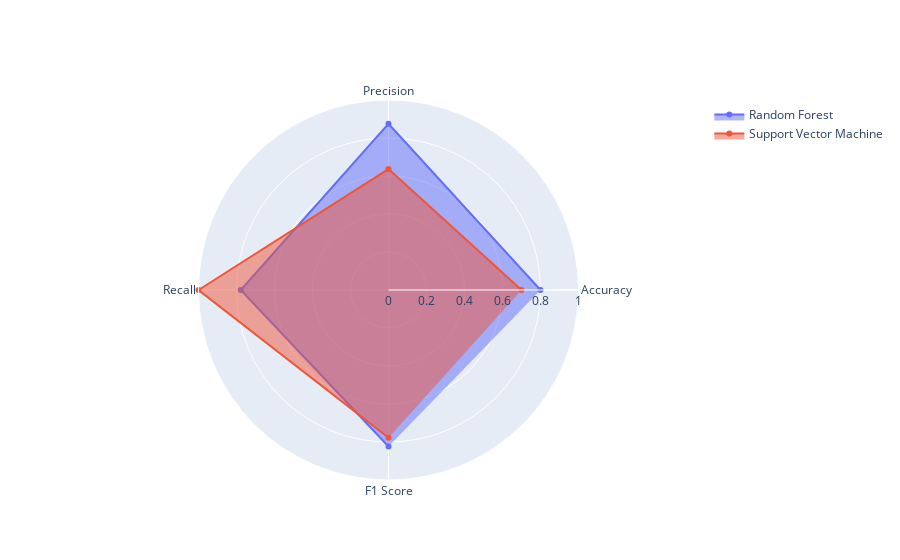

The code cell stored with this chart in its notebook:
### Code cell
import pandas as pd
import plotly.graph_objects as go
from sklearn.metrics import accuracy_score, precision_score, recall_score, f1_score
from sklearn.model_selection import train_test_split
from sklearn.ensemble import RandomForestClassifier
from sklearn.svm import SVC
from sklearn.feature_extraction.text import CountVectorizer, TfidfVectorizer

# Load the CSV file into a pandas DataFrame
data = pd.read_csv('C:\\Users\\beaud\\Downloads\\syr\\IST736\\players_with_busts3.csv')

# Filter columns of interest
columns_of_interest = ['Strengths_Preprocessed', 'Weaknesses_Preprocessed','Bust','Bust2', 'Bust3', 'Bust4']
data_filtered = data[columns_of_interest].dropna()

# Drop rows with 'TBD' and 'MID' labels
data_filtered = data_filtered[data_filtered['Bust'].isin(['Y', 'N'])]
data_filtered = data_filtered[data_filtered['Bust2'].isin(['Y', 'N'])]
data_filtered = data_filtered[data_filtered['Bust3'].isin(['Y', 'N'])]
data_filtered = data_filtered[data_filtered['Bust4'].isin(['Y', 'N'])]

print(data_filtered.shape)
# Different class sizes to try
class_sizes = [400]
accuracies_bust = []
accuracies_bust2 = []
accuracies_bust3 = []
accuracies_bust4 = []

for size in class_sizes:
    # Select samples for each class
    y_class = data_filtered[data_filtered['Bust4'] == 'Y'].sample(n=size//2, random_state=42)
    n_class = data_filtered[data_filtered['Bust4'] == 'N'].sample(n=size//2, random_state=42)
    # Combine the selected samples
    sampled_data = pd.concat([y_class, n_class], axis=0)
    
    # Prepare the data and labels
    X = sampled_data[['Strengths_Preprocessed','Weaknesses_Preprocessed']]
    y_bust = sampled_data['Bust']
    y_bust2 = sampled_data['Bust2']
    y_bust3 = sampled_data['Bust3']
    y_bust4 = sampled_data['Bust4']
    
    # Initialize CountVectorizer
    vectorizer = CountVectorizer()
    X_vec = vectorizer.fit_transform(X.apply(lambda x: ' '.join(x), axis=1))
    
    # Convert the sparse matrix to a dense numpy array
    X_dense = X_vec.toarray()
    
    # Split the data into training and testing sets (90% training, 10% testing)
    X_train, X_test, y_train_bust, y_test_bust = train_test_split(X_dense, y_bust, test_size=0.1, random_state=42)
    _, _, y_train_bust2, y_test_bust2 = train_test_split(X_dense, y_bust2, test_size=0.1, random_state=42)
    _, _, y_train_bust3, y_test_bust3 = train_test_split(X_dense, y_bust3, test_size=0.1, random_state=42)
    _, _, y_train_bust4, y_test_bust4 = train_test_split(X_dense, y_bust4, test_size=0.1, random_state=42)
    
     # Initialize Random Forest model
    svm_model = SVC(kernel='poly', C=1)
    # Fit the model on the training data for Bust4
    svm_model.fit(X_train, y_train_bust4)
    
    # Get predictions on the testing data for Bust4
    y_pred_svm_bust4 = svm_model.predict(X_test)
    
    y_pred_svm = svm_model.predict(X_test)
    accuracy_svm = accuracy_score(y_test_bust4, y_pred_svm)
    precision_svm = precision_score(y_test_bust4, y_pred_svm, pos_label='Y')
    recall_svm = recall_score(y_test_bust4, y_pred_svm, pos_label='Y')
    f1_svm = f1_score(y_test_bust4, y_pred_svm, pos_label='Y')

print('samples:',size)
print('accuracy_svm:',accuracy_svm)
print('precision_svm:',precision_svm)
print('recall_svm:',recall_svm)
print('f1_svm:',f1_svm)

# Different class sizes to try
class_sizes = [150]
accuracies_bust = []
accuracies_bust2 = []
accuracies_bust3 = []


for size in class_sizes:
    # Select samples for each class
    y_class = data_filtered[data_filtered['Bust3'] == 'Y'].sample(n=size//2, random_state=42)
    n_class = data_filtered[data_filtered['Bust3'] == 'N'].sample(n=size//2, random_state=42)
    # Combine the selected samples
    sampled_data = pd.concat([y_class, n_class], axis=0)
    
    # Prepare the data and labels
    X = sampled_data[['Strengths_Preprocessed','Weaknesses_Preprocessed']]
    y_bust = sampled_data['Bust']
    y_bust2 = sampled_data['Bust2']
    y_bust3 = sampled_data['Bust3']
    y_bust4 = sampled_data['Bust4']
    
    # Initialize CountVectorizer
    vectorizer = CountVectorizer()
    X_vec = vectorizer.fit_transform(X.apply(lambda x: ' '.join(x), axis=1))
    
    # Convert the sparse matrix to a dense numpy array
    X_dense = X_vec.toarray()
    
    # Split the data into training and testing sets (90% training, 10% testing)
    X_train, X_test, y_train_bust, y_test_bust = train_test_split(X_dense, y_bust, test_size=0.1, random_state=42)
    _, _, y_train_bust2, y_test_bust2 = train_test_split(X_dense, y_bust2, test_size=0.1, random_state=42)
    _, _, y_train_bust3, y_test_bust3 = train_test_split(X_dense, y_bust3, test_size=0.1, random_state=42)
    _, _, y_train_bust4, y_test_bust4 = train_test_split(X_dense, y_bust4, test_size=0.1, random_state=42)
    
     # Initialize Random Forest model
    rf_model = RandomForestClassifier(
    n_estimators=200,
    max_depth=10,
    min_samples_split=2,
    min_samples_leaf=1,
    max_features='sqrt',
    bootstrap=True,
    random_state=42,
    class_weight='balanced')

    # Fit the model on the training data for Bust3
    rf_model.fit(X_train, y_train_bust3)
    
    # Get predictions on the testing data for Bust3
    y_pred_rf_bust3 = rf_model.predict(X_test)
    
    # Calculate accuracy for Bust4
    accuracy_bust3 = (y_pred_rf_bust3 == y_test_bust3).mean()
    
    accuracies_bust3.append(accuracy_bust3)
    
    # Make predictions for both models
    y_pred_rf = rf_model.predict(X_test)

    
    # Calculate evaluation metrics
    accuracy_rf = accuracy_score(y_test_bust3, y_pred_rf)
    precision_rf = precision_score(y_test_bust3, y_pred_rf, pos_label='Y')
    recall_rf = recall_score(y_test_bust3, y_pred_rf, pos_label='Y')
    f1_rf = f1_score(y_test_bust3, y_pred_rf, pos_label='Y')

print('samples:',size)
print('accuracy_rf:',accuracy_rf)
print('precision_rf:',precision_rf)
print('recall_rf:',recall_rf)
print('f1_rf:',f1_rf)

# Create a DataFrame to hold the metrics
metrics_df = pd.DataFrame({
    'Model': ['Random Forest', 'Support Vector Machine'],
    'Accuracy': [accuracy_rf, accuracy_svm],
    'Precision': [precision_rf, precision_svm],
    'Recall': [recall_rf, recall_svm],
    'F1 Score': [f1_rf, f1_svm]
})

# Define the categories (metrics) for the radar chart
categories = list(metrics_df.columns[1:])

# Create traces for each model
traces = []
for index, row in metrics_df.iterrows():
    traces.append(go.Scatterpolar(
        r=row[categories].tolist(),
        theta=categories,
        fill='toself',
        name=row['Model']
    ))

# Create the radar chart layout
layout = go.Layout(
    polar=dict(
        radialaxis=dict(
            visible=True,
            range=[0, 1]  # Adjust the range as needed
        ),
    ),
    showlegend=True
)

# Create the radar chart figure
fig = go.Figure(data=traces, layout=layout)

# Show the radar chart
fig.show()

### Figure 1 — Plotly figure (JSON) as saved in the notebook; plotly's stock layout.template omitted (floating-point values rounded to 4 significant figures)
{"data": [{"fill": "toself", "name": "Random Forest", "r": [0.8, 0.875, 0.7778, 0.8235], "theta": ["Accuracy", "Precision", "Recall", "F1 Score"], "type": "scatterpolar"}, {"fill": "toself", "name": "Support Vector Machine", "r": [0.7, 0.6364, 1, 0.7778], "theta": ["Accuracy", "Precision", "Recall", "F1 Score"], "type": "scatterpolar"}], "layout": {"polar": {"radialaxis": {"range": [0, 1], "visible": true}}, "showlegend": true}}
